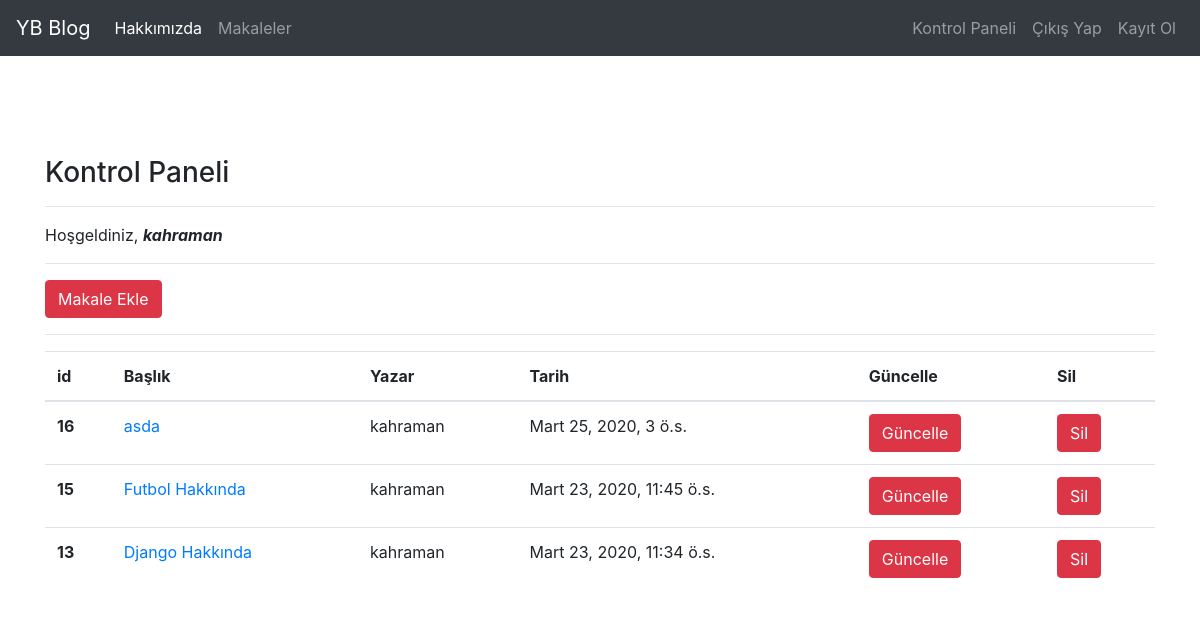
Screenshot of /articles/dashboard/ (signed in) with the database file from the repository.
### article/models.py (models this page shows, shortened)
class Article(models.Model):
    author = models.ForeignKey(
        "auth.user", on_delete=models.CASCADE, verbose_name="Yazar")
    title = models.CharField(max_length=50, verbose_name="Başlık")
    content = RichTextField(verbose_name="İçerik")
    created_date = models.DateTimeField(auto_now_add=True)
    article_image = models.FileField(
        blank=True, null=True, verbose_name="Makaleye Fotoğraf Ekle:")
    class Meta:
        ordering = ['-created_date']

### article/views.py (the view)
# urls.py: path('dashboard/', views.dashboard, name="dashboard"),
@login_required
def dashboard(request):
    articles = Article.objects.filter(author=request.user)
    context = {
        "articles": articles
    }
    return render(request, "dashboard.html", context)

### templates/dashboard.html
{% extends 'layout.html' %}
{% block body %}
<h3>Kontrol Paneli</h3>
<hr>
<p>
  Hoşgeldiniz, <b><i>{{request.user.username}}</i></b>
</p>
<hr>
<a class="btn btn-danger" href="{% url 'article:addarticle' %}"> Makale Ekle</a>
<hr>
{% if articles %}
<table class="table">
  <thead>
    <tr>
      <th scope="col">id</th>
      <th scope="col">Başlık</th>
      <th scope="col">Yazar</th>
      <th scope="col">Tarih</th>
      <th scope="col">Güncelle</th>
      <th scope="col">Sil</th>
    </tr>
  </thead>
  <tbody>
    {% for article in articles %}
    <tr>
      <th scope="row">{{article.id}}</th>
      <td><a href="{%url 'article:detail' article.id%}">{{article.title}}</a></td>
      <td>{{article.author}}</td>
      <td>{{article.created_date}}</td>
      <td><a href="{%url 'article:update' article.id%}" class="btn btn-danger">Güncelle</a></td>
      <td><a href="{%url 'article:delete' article.id%}" class="btn btn-danger">Sil</a></td>
    </tr>
    {% endfor %}
  </tbody>
</table>
{% else %}
<div class="alert alert-danger">
  Henüz bir makaleniz bulunmuyor...
</div>
{% endif %}
{% endblock body %}

### rows the page displays
Article: id "16", title "asda", author "kahraman", created_date "Mart 25, 2020, 3 ö.s."
Article: id "15", title "Futbol Hakkında", author "kahraman", created_date "Mart 23, 2020, 11:45 ö.s."
Article: id "13", title "Django Hakkında", author "kahraman", created_date "Mart 23, 2020, 11:34 ö.s."

### other values shown
{{ request.user.username }} "kahraman"
